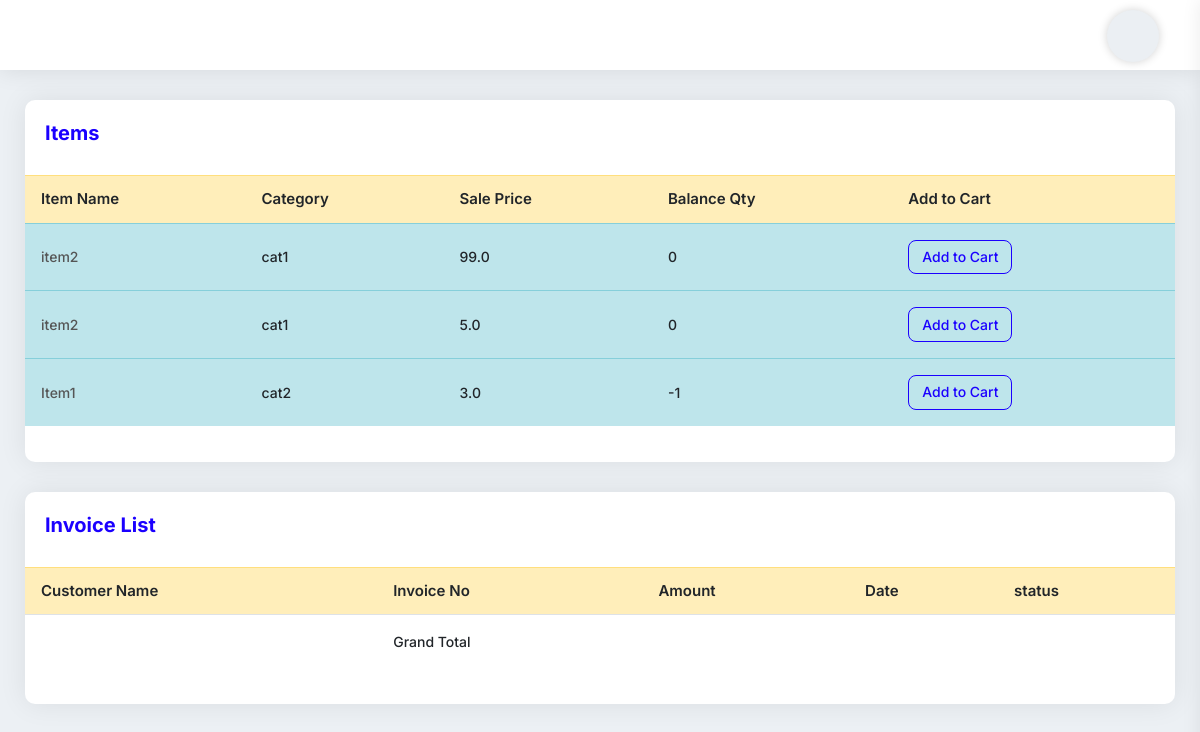
The page /HomeView (signed in) on the database its author committed.
### myapp/models.py (models this page shows, shortened)
class Items(models.Model):
    item_name = models.CharField(max_length=225)
    category = models.CharField(max_length=225)
    pruchase_price = models.FloatField(default=0.00)
    sell_price = models.FloatField(default=0.00)
    balance_qty = models.IntegerField(default=0)
    barcode_id = models.CharField(max_length=225,blank=True, null=True)
    photo = models.ImageField(upload_to='', blank=True, null=True)

### myapp/views.py (the view)
# urls.py: path('HomeView', HomeView.as_view(), name='HomeView'),
class HomeView(UserRequiredMixin,TemplateView):
    template_name = 'home.html'
    def get_context_data(self, **kwargs):
        context = super().get_context_data(**kwargs)
        context['product_list'] = Items.objects.all().order_by('-id')
        context['queryset']=Order.objects.filter(created_at=datetime.date.today())
        return context

### myapp/views.py (called while the page is built)
    def dispatch(self, request, *args, **kwargs):
        if request.user.is_authenticated:
            pass
        else:
            return redirect('myapp:UserLoginView')
        return super().dispatch(request, *args, **kwargs)

### templates/home.html (shortened to what this page needs)
{% extends 'base.html' %}
{% block content %}
<div class="card-box mb-30">
    <div class="pd-20">
        <h4 class="text-blue h4">Items
            <a href="{% url 'myapp:MyCartView' %}" class="text-info">
                <span class="micon bi bi-cart4"></span>
                <span class="micon bi bi-cart4"></span>
                <span class="micon bi bi-cart4"></span>
            </a>
        </h4>
    </div>
    <div class="pb-20">
        <table class="data-table table stripe hover nowrap">
            <thead>
            <tr class="table-warning">
                <th class="table-plus datatable-nosort">Item Name</th>
                <th>Category</th>
                <th>Sale Price</th>
                <th>Balance Qty</th>
                <th>Add to Cart</th>
            </tr>
            </thead>
            <tbody>
            {% for p in product_list %}
            <tr class="table-info">
                <td class="table-plus"><a href="{% url 'myapp:ProductEditView' p.id %}">{{p.item_name}}</a></td>
                <td>{{p.category}}</td>
                <td>{{p.sell_price}}</td>
                <td>{{p.balance_qty}}</td>
                <td><a href="{% url 'myapp:AddToCartView' p.id %}" class="btn btn-sm btn-outline-primary"> Add to
                    Cart</a></td>
            </tr>
            {% endfor %}
            </tbody>
        </table>
    </div>
</div>
<div class="card-box mb-30">
    <div class="pd-20">
        <h4 class="text-blue h4">Invoice List</h4>
    </div>
    <div class="pb-20">
        <table
                class="table hover data-table-export nowrap"
        >
            <thead>
            <tr class="table-warning">
                <th class="table-plus datatable-nosort">Customer Name</th>
                <th>Invoice No</th>
                <th>Amount</th>
                <th>Date</th>
                <th>status</th>
            </tr>
            </thead>
            <tfoot>
            <tr>
                <td></td>
                <td>Grand Total</td>
                <td><strong>{{sum}}</strong></td>
                <td></td>
                <td></td>
            </tr>
            </tfoot>
        </table>
    </div>
</div>
{% endblock content %}

### rows shown on the page
Items: item_name "item2", category "cat1", sell_price "99.0", balance_qty "0"
Items: item_name "item2", category "cat1", sell_price "5.0", balance_qty "0"
Items: item_name "Item1", category "cat2", sell_price "3.0", balance_qty "-1"
